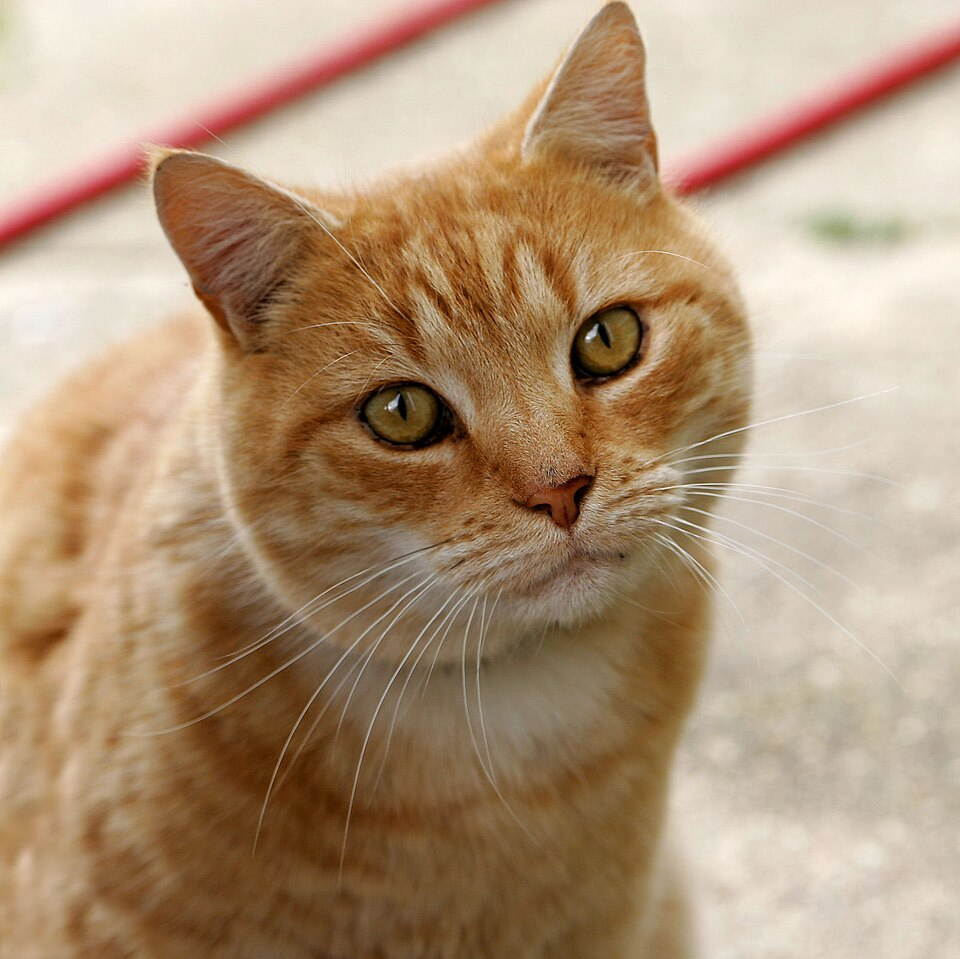
#> input picture ornek.jpg, 960 x 959 px
$ python 07_morfolojik_islemler.py
#> lines starting #> are read from the running program, lines starting #| are printed output that depends on the picture; after the words box and inside, x2 and y2 are one past the last pixel; in counts of white or black regions, pixels touching at a corner belong together
import cv2  # OpenCV kütüphanesini içe aktar
import matplotlib.pyplot as plt  # Matplotlib kütüphanesini içe aktar

gray = cv2.cvtColor(cv2.imread("ornek.jpg"), cv2.COLOR_BGR2GRAY)  # Görüntüyü oku ve gri tonlamaya çevir
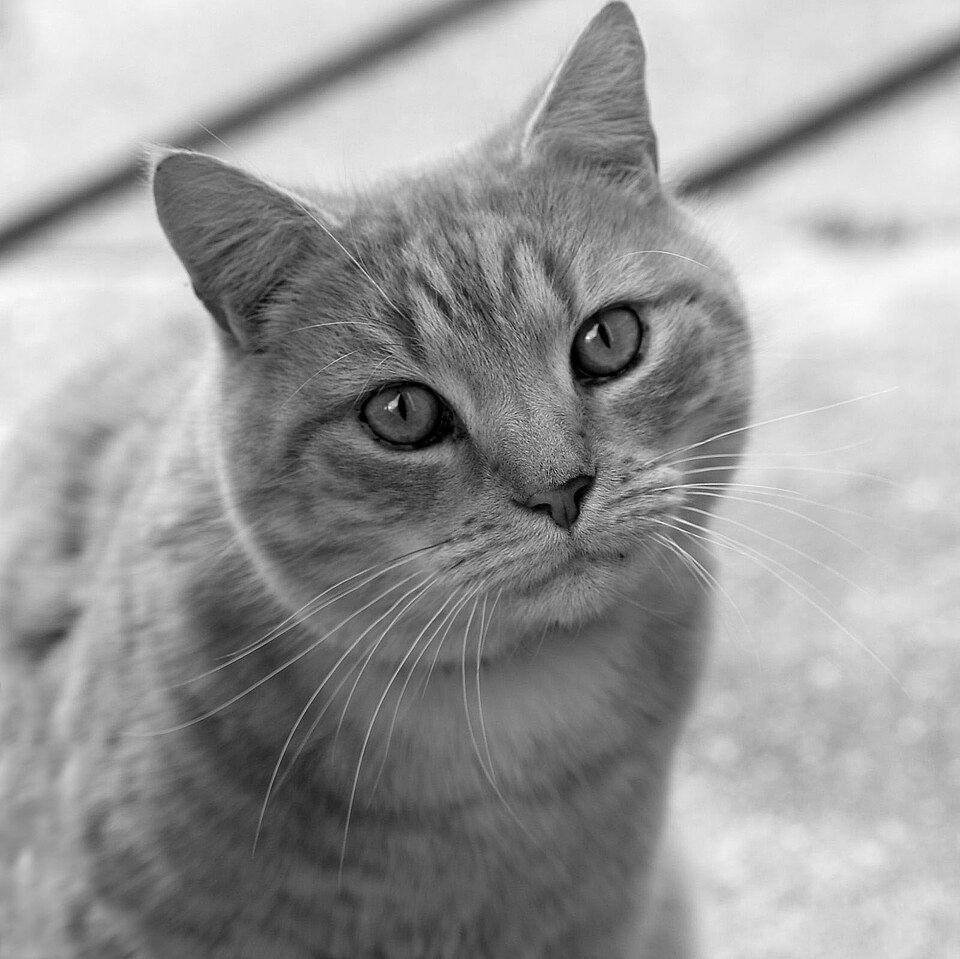
#> gray: shape (959, 960); min 0, max 254, mean 153.7
_, binary = cv2.threshold(gray, 0, 255, cv2.THRESH_BINARY + cv2.THRESH_OTSU)  # Otsu ile ikili görüntüye çevir
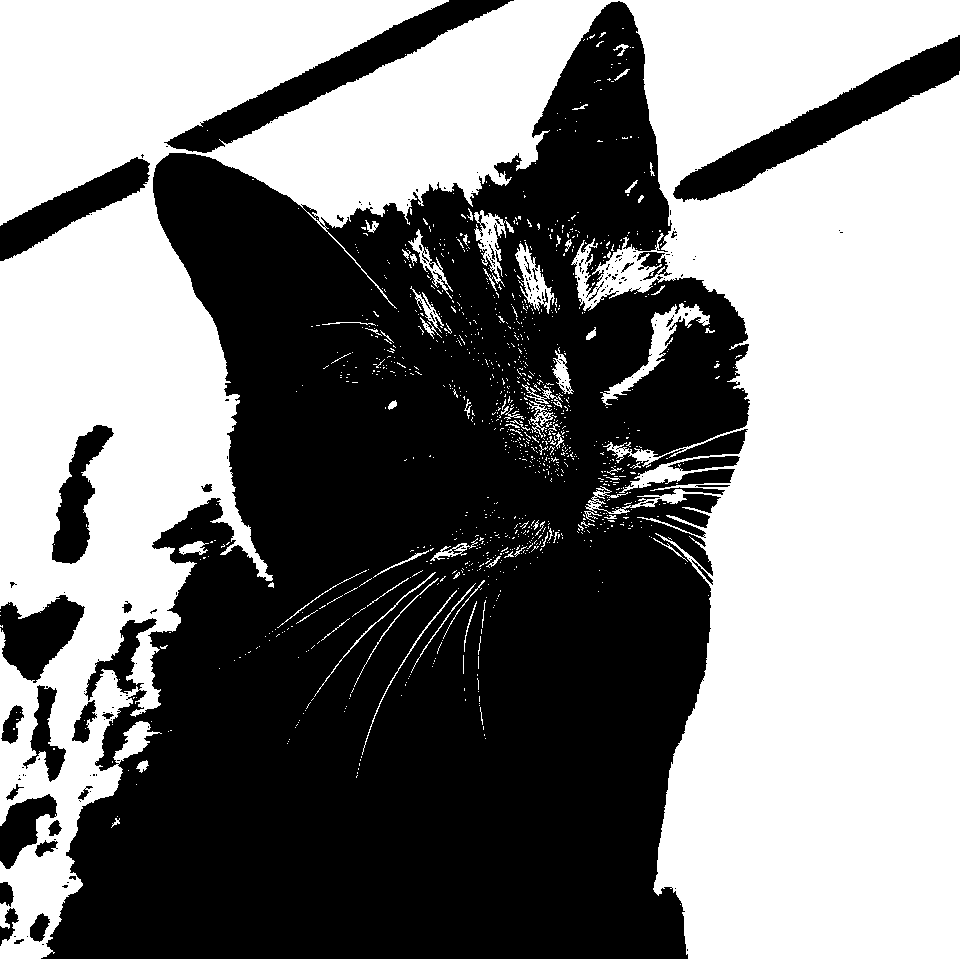
#> binary: shape (959, 960); 50.4% white; 203 black regions (169 under 20 px), largest, box (x1, y1, x2, y2) and area: (41, 1, 750, 959) 414514, (673, 35, 960, 202) 10612, (164, 0, 514, 153) 9760

kernels = [3, 7, 11]  # Yapılandırma elemanı boyutları

plt.figure(figsize=(12, 8))  # 12x8 inç boyutunda figür oluştur
plt.suptitle("Morfolojik İşlemler", fontweight='bold')  # Ana başlık ekle

for i, k in enumerate(kernels):  # Her çekirdek boyutu için döngü
    kernel = cv2.getStructuringElement(cv2.MORPH_RECT, (k, k))  # Dikdörtgen yapılandırma elemanı oluştur

    plt.subplot(3, 4, i*4 + 1)  # Dilation alt grafiği
    plt.imshow(cv2.dilate(binary, kernel), cmap="gray")  # Genişletme (dilation) uygula ve göster
    plt.title(f"Dilation {k}x{k}"); plt.axis("off")  # Başlık ekle, eksenleri gizle

    plt.subplot(3, 4, i*4 + 2)  # Erosion alt grafiği
    plt.imshow(cv2.erode(binary, kernel), cmap="gray")  # Aşındırma (erosion) uygula ve göster
    plt.title(f"Erosion {k}x{k}"); plt.axis("off")  # Başlık ekle, eksenleri gizle

    plt.subplot(3, 4, i*4 + 3)  # Opening alt grafiği
    plt.imshow(cv2.morphologyEx(binary, cv2.MORPH_OPEN, kernel), cmap="gray")  # Açma (opening) uygula ve göster
    plt.title(f"Opening {k}x{k}"); plt.axis("off")  # Başlık ekle, eksenleri gizle

    plt.subplot(3, 4, i*4 + 4)  # Closing alt grafiği
    plt.imshow(cv2.morphologyEx(binary, cv2.MORPH_CLOSE, kernel), cmap="gray")  # Kapama (closing) uygula ve göster
    plt.title(f"Closing {k}x{k}"); plt.axis("off")  # Başlık ekle, eksenleri gizle

plt.tight_layout()  # Alt grafikleri düzenle
plt.show()  # Tüm grafikleri göster
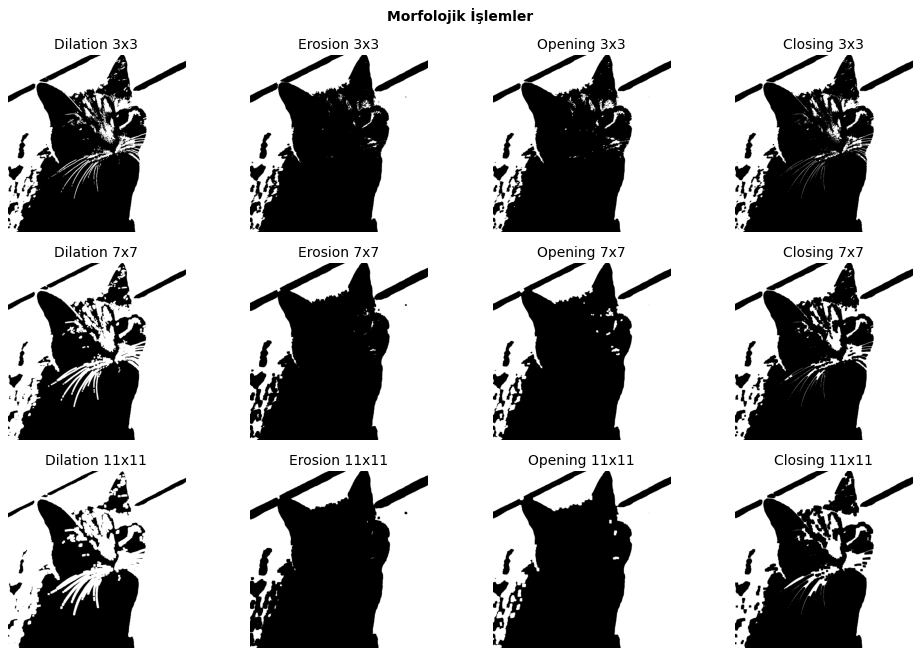
#> figure drawn by matplotlib, 12 panels

$ run again, with harita.png saved as ornek.jpg
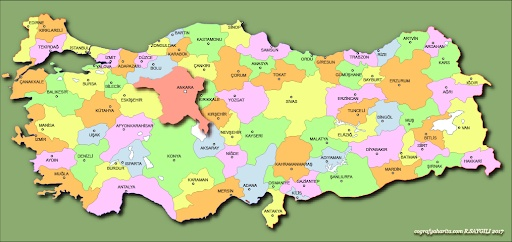
#> input picture harita.png, 512 x 242 px
#> `gray = cv2.cvtColor(cv2.imread("ornek.jpg"), cv2.COLOR_BGR2GRAY)`:
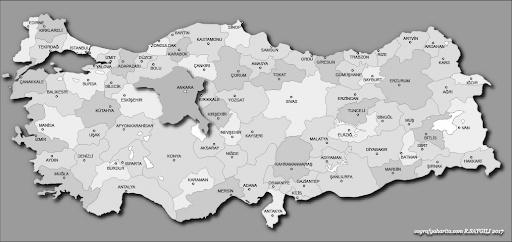
#> gray: shape (242, 512); min 0, max 255, mean 183.1
#> `_, binary = cv2.threshold(gray, 0, 255, cv2.THRESH_BINARY + cv2.THRESH..`:
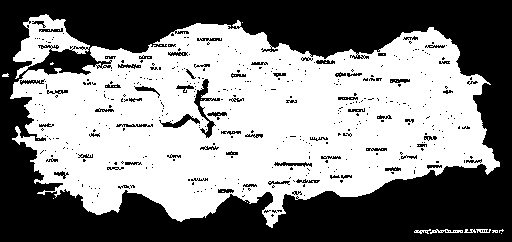
#> binary: shape (242, 512); 52.6% white; 442 black regions (370 under 20 px), largest, box (x1, y1, x2, y2) and area: (0, 0, 512, 242) 54341, (194, 79, 220, 138) 376, (159, 114, 200, 128) 198
